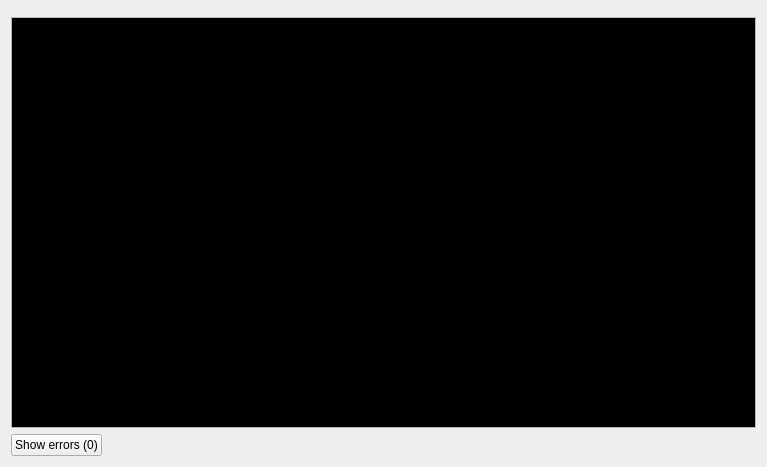
<?xml version="1.0" encoding="UTF-8"?>
<ui version="4.0">
 <class>ScriptEditor</class>
 <widget class="QWidget" name="ScriptEditor">
  <property name="geometry">
   <rect>
    <x>0</x>
    <y>0</y>
    <width>767</width>
    <height>467</height>
   </rect>
  </property>
  <property name="windowTitle">
   <string>Script</string>
  </property>
  <property name="windowIcon">
   <iconset resource="../../../icons.qrc">
    <normaloff>:/icons/icon.png</normaloff>:/icons/icon.png</iconset>
  </property>
  <layout class="QVBoxLayout" name="mainLayout" stretch="0,40,0">
   <item>
    <widget class="ResizeLine" name="resizeLine"/>
   </item>
   <item>
    <widget class="QPlainTextEdit" name="errorEdit">
     <property name="enabled">
      <bool>true</bool>
     </property>
     <property name="palette">
      <palette>
       <active>
        <colorrole role="WindowText">
         <brush brushstyle="SolidPattern">
          <color alpha="255">
           <red>255</red>
           <green>255</green>
           <blue>255</blue>
          </color>
         </brush>
        </colorrole>
        <colorrole role="Text">
         <brush brushstyle="SolidPattern">
          <color alpha="255">
           <red>223</red>
           <green>223</green>
           <blue>223</blue>
          </color>
         </brush>
        </colorrole>
        <colorrole role="ButtonText">
         <brush brushstyle="SolidPattern">
          <color alpha="255">
           <red>255</red>
           <green>255</green>
           <blue>255</blue>
          </color>
         </brush>
        </colorrole>
        <colorrole role="Base">
         <brush brushstyle="SolidPattern">
          <color alpha="255">
           <red>0</red>
           <green>0</green>
           <blue>0</blue>
          </color>
         </brush>
        </colorrole>
       </active>
       <inactive>
        <colorrole role="WindowText">
         <brush brushstyle="SolidPattern">
          <color alpha="255">
           <red>255</red>
           <green>255</green>
           <blue>255</blue>
          </color>
         </brush>
        </colorrole>
        <colorrole role="Text">
         <brush brushstyle="SolidPattern">
          <color alpha="255">
           <red>223</red>
           <green>223</green>
           <blue>223</blue>
          </color>
         </brush>
        </colorrole>
        <colorrole role="ButtonText">
         <brush brushstyle="SolidPattern">
          <color alpha="255">
           <red>255</red>
           <green>255</green>
           <blue>255</blue>
          </color>
         </brush>
        </colorrole>
        <colorrole role="Base">
         <brush brushstyle="SolidPattern">
          <color alpha="255">
           <red>0</red>
           <green>0</green>
           <blue>0</blue>
          </color>
         </brush>
        </colorrole>
       </inactive>
       <disabled>
        <colorrole role="WindowText">
         <brush brushstyle="SolidPattern">
          <color alpha="255">
           <red>27</red>
           <green>25</green>
           <blue>24</blue>
          </color>
         </brush>
        </colorrole>
        <colorrole role="Text">
         <brush brushstyle="SolidPattern">
          <color alpha="255">
           <red>24</red>
           <green>22</green>
           <blue>21</blue>
          </color>
         </brush>
        </colorrole>
        <colorrole role="ButtonText">
         <brush brushstyle="SolidPattern">
          <color alpha="255">
           <red>27</red>
           <green>25</green>
           <blue>24</blue>
          </color>
         </brush>
        </colorrole>
        <colorrole role="Base">
         <brush brushstyle="SolidPattern">
          <color alpha="255">
           <red>255</red>
           <green>255</green>
           <blue>255</blue>
          </color>
         </brush>
        </colorrole>
       </disabled>
      </palette>
     </property>
     <property name="undoRedoEnabled">
      <bool>false</bool>
     </property>
     <property name="readOnly">
      <bool>true</bool>
     </property>
    </widget>
   </item>
   <item>
    <layout class="QHBoxLayout" name="horizontalLayout_2">
     <item>
      <widget class="QPushButton" name="errorBtn">
       <property name="text">
        <string>Show errors (0)</string>
       </property>
       <property name="checkable">
        <bool>true</bool>
       </property>
       <property name="checked">
        <bool>false</bool>
       </property>
      </widget>
     </item>
     <item>
      <spacer name="horizontalSpacer_3">
       <property name="orientation">
        <enum>Qt::Horizontal</enum>
       </property>
       <property name="sizeType">
        <enum>QSizePolicy::Fixed</enum>
       </property>
       <property name="sizeHint" stdset="0">
        <size>
         <width>10</width>
         <height>20</height>
        </size>
       </property>
      </spacer>
     </item>
     <item>
      <spacer name="horizontalSpacer">
       <property name="orientation">
        <enum>Qt::Horizontal</enum>
       </property>
       <property name="sizeType">
        <enum>QSizePolicy::Fixed</enum>
       </property>
       <property name="sizeHint" stdset="0">
        <size>
         <width>15</width>
         <height>20</height>
        </size>
       </property>
      </spacer>
     </item>
     <item>
      <widget class="QLabel" name="nameLabel">
       <property name="text">
        <string/>
       </property>
      </widget>
     </item>
     <item>
      <widget class="QLabel" name="statusLabel">
       <property name="text">
        <string/>
       </property>
      </widget>
     </item>
     <item>
      <spacer name="horizontalSpacer_2">
       <property name="orientation">
        <enum>Qt::Horizontal</enum>
       </property>
       <property name="sizeHint" stdset="0">
        <size>
         <width>40</width>
         <height>20</height>
        </size>
       </property>
      </spacer>
     </item>
    </layout>
   </item>
  </layout>
 </widget>
 <customwidgets>
  <customwidget>
   <class>ResizeLine</class>
   <extends>QFrame</extends>
   <header>../src/ui/resizeline.h</header>
   <container>1</container>
  </customwidget>
 </customwidgets>
 <resources>
  <include location="../../../icons.qrc"/>
 </resources>
 <connections/>
</ui>
